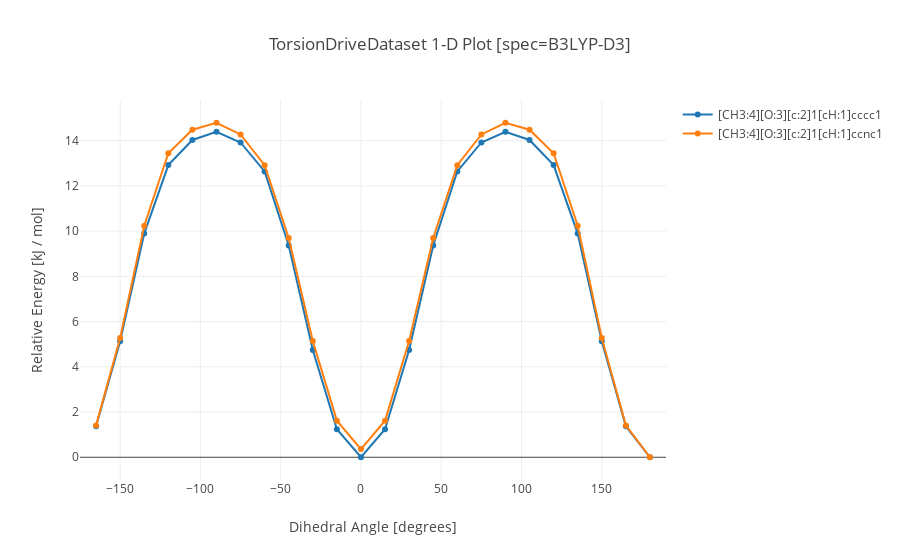

Notebook cell for this chart:
### Markdown cell above
## Visualizing the TorsionDrives

TorsionDrives can be visualized via the ``visualize`` command. Multiple torsiondrives can be plotted on the same graph for comparison.

### Code cell
ds.visualize(["[CH3:4][O:3][c:2]1[cH:1]cccc1", "[CH3:4][O:3][c:2]1[cH:1]ccnc1"], "B3LYP-D3", units="kJ / mol")

### Figure 1 — Plotly figure (JSON) as saved in the notebook; plotly's stock layout.template omitted (floating-point values rounded to 4 significant figures)
{"data": [{"mode": "lines+markers", "name": "[CH3:4][O:3][c:2]1[cH:1]cccc1", "type": "scatter", "uid": "fd951e70-55ef-4a81-9528-fc6720ae9651", "x": [-165, -150, -135, -120, -105, -90, -75, -60, -45, -30, -15, 0, 15, 30, 45, 60, 75, 90, 105, 120, 135, 150, 165, 180], "y": [1.371, 5.132, 9.891, 12.92, 14.03, 14.39, 13.92, 12.64, 9.364, 4.74, 1.24, 0, 1.24, 4.74, 9.364, 12.64, 13.92, 14.39, 14.03, 12.92, 9.891, 5.132, 1.371, 0]}, {"mode": "lines+markers", "name": "[CH3:4][O:3][c:2]1[cH:1]ccnc1", "type": "scatter", "uid": "dc4ea4b2-52e7-4ee0-bab6-cc1196781070", "x": [-165, -150, -135, -120, -105, -90, -75, -60, -45, -30, -15, 0, 15, 30, 45, 60, 75, 90, 105, 120, 135, 150, 165, 180], "y": [1.409, 5.27, 10.24, 13.45, 14.48, 14.79, 14.28, 12.92, 9.7, 5.137, 1.619, 0.361, 1.619, 5.137, 9.7, 12.92, 14.28, 14.79, 14.48, 13.45, 10.24, 5.27, 1.409, 0]}], "layout": {"title": {"text": "TorsionDriveDataset 1-D Plot [spec=B3LYP-D3]"}, "xaxis": {"range": [-175, 190], "title": {"text": "Dihedral Angle [degrees]"}, "zeroline": false}, "yaxis": {"title": {"text": "Relative Energy [kJ / mol]"}, "zeroline": true}}}
